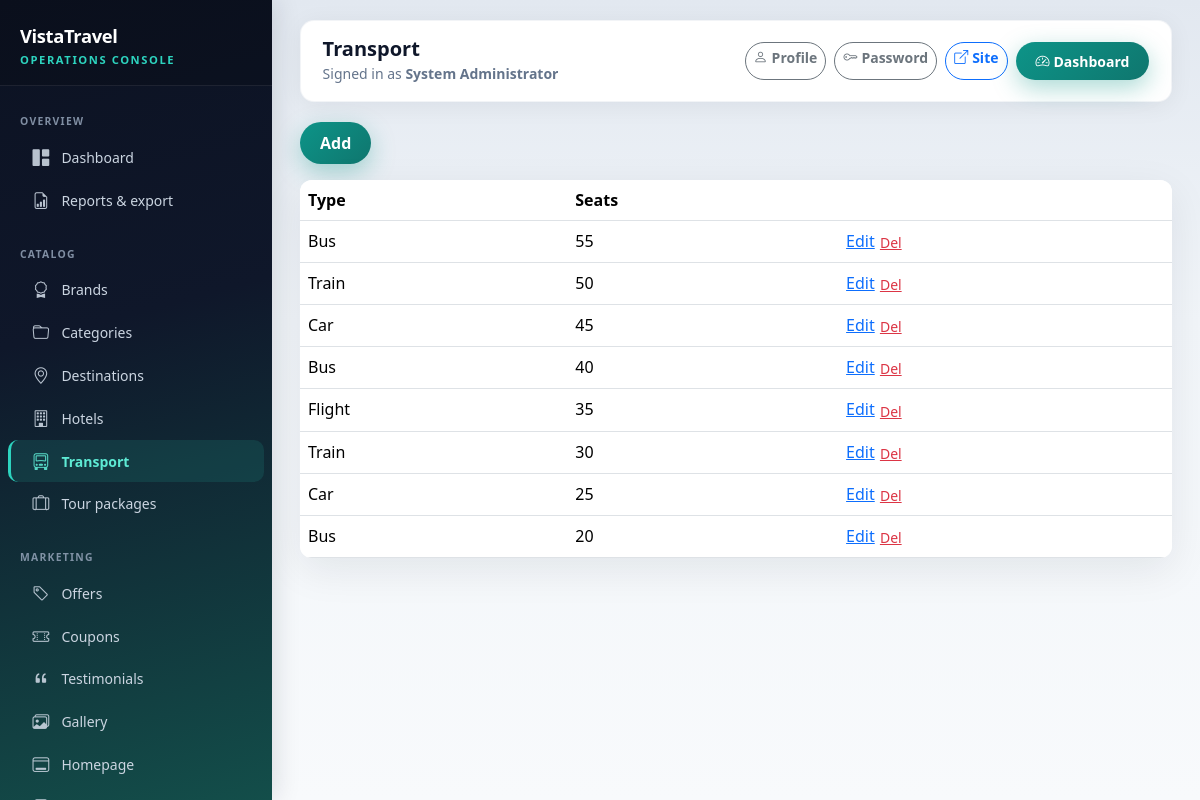
The page /admin/transports (signed in) on the database its author committed.
### app/models.py (models this page shows)
class Transport(db.Model):
    __tablename__ = "transports"
    id = db.Column(db.Integer, primary_key=True)
    transport_type = db.Column(db.String(40), nullable=False)
    vehicle_details = db.Column(db.String(255))
    seat_capacity = db.Column(db.Integer, default=0)
    pickup_point = db.Column(db.String(255))
    description = db.Column(db.Text)
    created_at = db.Column(db.DateTime, default=utcnow)
    updated_at = db.Column(db.DateTime, default=utcnow, onupdate=utcnow)
    packages = db.relationship("TourPackage", backref="transport", lazy="dynamic")

### app/admin_routes.py (the view)
@admin_bp.route("/transports")
@admin_required
def transports():
    items = Transport.query.order_by(Transport.id.desc()).all()
    return render_template("admin/transports_list.html", items=items)

### app/templates/admin/transports_list.html
{% extends 'base_admin.html' %}
{% block page_title %}Transport{% endblock %}
{% block content %}
<a class="btn btn-tt-primary mb-3" href="{{ url_for('admin.transport_form') }}">Add</a>
<div class="table-responsive card card-tt"><table class="table mb-0"><thead><tr><th>Type</th><th>Seats</th><th></th></tr></thead><tbody>
{% for t in items %}<tr><td>{{ t.transport_type }}</td><td>{{ t.seat_capacity }}</td><td><a href="{{ url_for('admin.transport_form', tid=t.id) }}">Edit</a>
<form class="d-inline" method="post" action="{{ url_for('admin.transport_delete', tid=t.id) }}" onsubmit="return confirm('Delete?')"><button class="btn btn-link btn-sm text-danger p-0">Del</button></form></td></tr>{% endfor %}
</tbody></table></div>
{% endblock %}

### app/static/css/theme.css (style rules this page uses)
:root { --tt-teal: #0d9488; --tt-teal-dark: #0f766e; --tt-navy: #0f172a; --tt-sand: #f8fafc; --tt-accent: #f59e0b; --tt-mint: #5eead4; --tt-radius: 12px; --tt-shadow: 0 12px 40px rgba(15, 23, 42, 0.08); --tt-shadow-sm: 0 4px 20px rgba(15, 23, 42, 0.06); --admin-sidebar-w: 272px; --admin-accent: #2dd4bf; --admin-heading: #0f172a; --admin-muted: #64748b; }
body { font-family: "Segoe UI", system-ui, -apple-system, Roboto, "Helvetica Neue", Arial, sans-serif; color: #1e293b; background: linear-gradient(180deg, #f1f5f9 0%, var(--tt-sand) 32%, #e2e8f0 100%); background-attachment: fixed; min-height: 100vh; }
.btn-tt-primary { background: linear-gradient(135deg, var(--tt-teal), var(--tt-teal-dark)); border: none; color: #fff; font-weight: 600; padding: 0.55rem 1.25rem; border-radius: 999px; box-shadow: 0 8px 24px rgba(13, 148, 136, 0.35); }
.card-tt { border: none; border-radius: var(--tt-radius); box-shadow: var(--tt-shadow); transition: transform 0.2s ease, box-shadow 0.2s ease; overflow: hidden; }
.admin-shell { min-height: 100vh; background: linear-gradient(180deg, #e2e8f0 0%, #f1f5f9 40%, #f8fafc 100%); }

### rows shown on the page
Transport: transport_type "Bus", seat_capacity "55"
Transport: transport_type "Train", seat_capacity "50"
Transport: transport_type "Car", seat_capacity "45"
Transport: transport_type "Bus", seat_capacity "40"
Transport: transport_type "Flight", seat_capacity "35"
Transport: transport_type "Train", seat_capacity "30"
Transport: transport_type "Car", seat_capacity "25"
Transport: transport_type "Bus", seat_capacity "20"

### other values the page prints
{{ session.admin_name or 'Administrator' }} "System Administrator"
